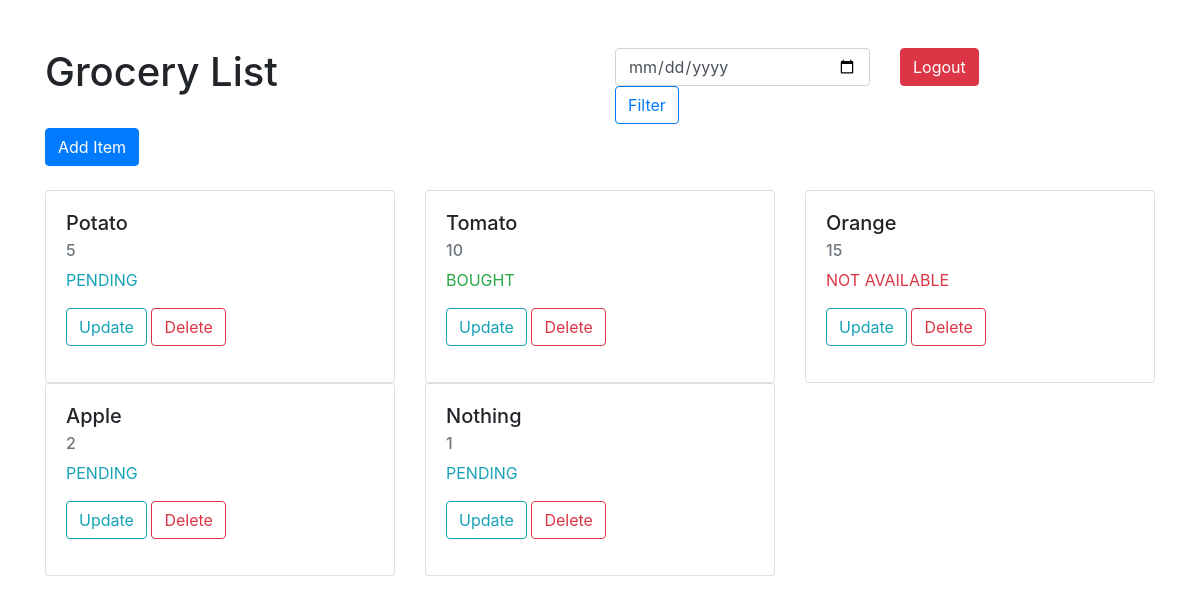
Page /index/ (signed in) on the committed database.
### List/models.py (models this page shows, shortened)
class AddItem(models.Model):
    name = models.CharField(max_length=100)
    quantity = models.CharField(max_length=25)
    STATUS_CHOICES = [
        ("PENDING", "PENDING"),
        ("BOUGHT", "BOUGHT"),
        ("NOT AVAILABLE", "NOT AVAILABLE"),
    ]
    status = models.CharField(max_length=20, choices=STATUS_CHOICES, default="PENDING")
    date = models.DateTimeField(auto_now_add=False)
    user = models.ForeignKey(User, on_delete=models.CASCADE, default=1)

### List/views.py (the view, shortened to what this page needs)
# urls.py: path("index/", views.index, name="index"),
@login_required
def index(request):
    items = AddItem.objects.filter(user=request.user)
    dateToFilter = request.POST.get("dateToFilter")
    context = {"items": items}
    return render(request, "index.html", context)

### List/templates/index.html (shortened to what this page needs)
<html>
  <head>
    <link
      rel="stylesheet"
      href="https://maxcdn.bootstrapcdn.com/bootstrap/4.4.1/css/bootstrap.min.css"
    />
  </head>
  <body>
    <div class="container mt-5">
      <form action="" method="POST">
        <div class="row">
          <div class="col-lg-6">
            <h1>Grocery List</h1>
            <br />
            <a href="{% url 'add_item'%}" class="btn btn-primary">Add Item</a>
          </div>
          <div class="col-lg-6 float-right">
            <div class="row">
              <div class="col-lg-6">
                <form action="" method="GET">
                  <input type="date" class="form-control" id="dateToFilter" name="dateToFilter"/>
                  <button type="submit" class="btn btn-outline-primary">Filter</button>
                </form>
              </div>
              <div class="col-lg-4">
                <a href="{% url 'logout' %}" class="btn btn-danger">Logout</a>
              </div>
            </div>
          </div>
        </form>
      </div>
      <div class="row mt-4">
        {% for item in items %}
          <div class="col-lg-4">
            <div class="card">
              <div class="card-body">
                <form method="POST">
                  <h5 class="card-title">{{item.name}}</h5>
                  <h6 class="card-subtitle mb-2 text-muted">{{item.quantity}}</h6>
                  {% if item.status == "PENDING" %}
                  <p class="text-info">{{item.status}}</p>
                  {% elif item.status == "BOUGHT" %}
                  <p class="text-success">{{item.status}}</p>
                  {% elif item.status == "NOT AVAILABLE" %}
                  <p class="text-danger">{{item.status}}</p>
                  {% endif %}
                  <a href="{% url 'update_item' item.id %}" class="btn btn-outline-info"
                    >Update</a
                  >
                  <a href="{% url 'delete' item.id %}" class="btn btn-outline-danger"
                    >Delete</a
                  >
                </form>
              </div>
            </div>
          </div>
        {% endfor %}
      </div>
  </body>
</html>

### rows in the picture
AddItem: name "Potato", quantity "5", status "PENDING"
AddItem: name "Tomato", quantity "10", status "BOUGHT"
AddItem: name "Orange", quantity "15", status "NOT AVAILABLE"
AddItem: name "Apple", quantity "2", status "PENDING"
AddItem: name "Nothing", quantity "1", status "PENDING"
